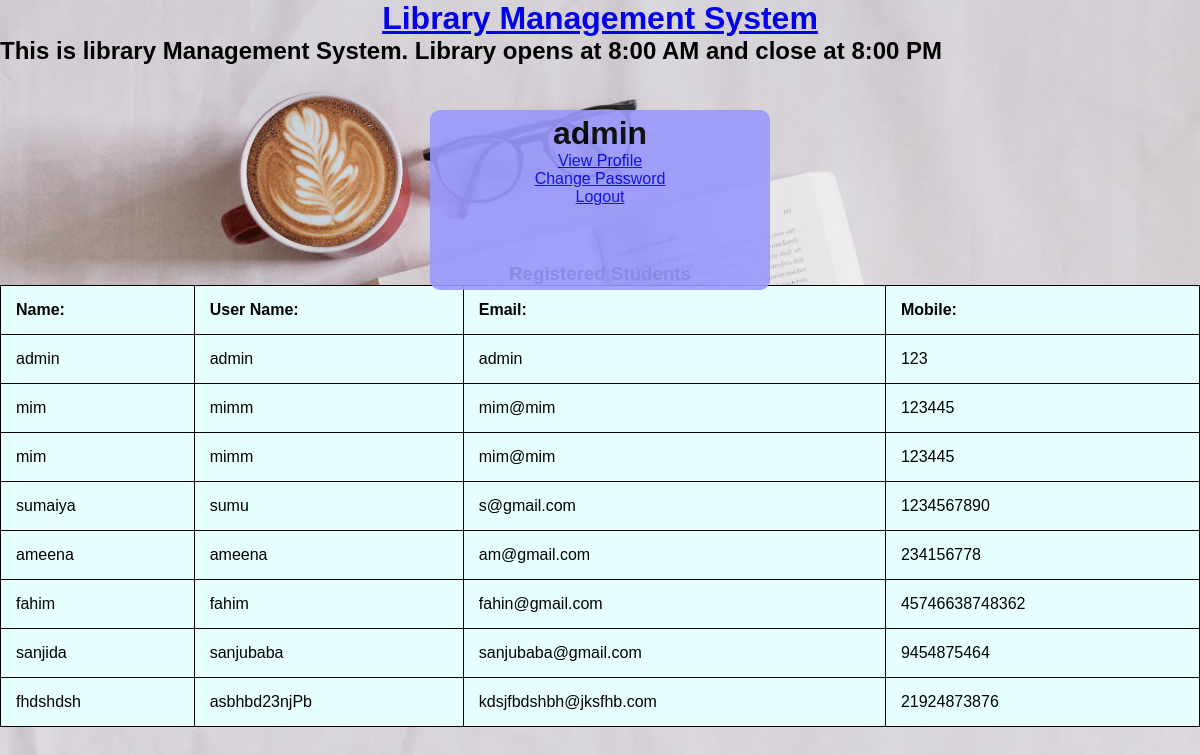
The page /admin/registered_student_list.php (signed in) on the database its author committed.
### tables this page shows
CREATE TABLE `users` (
  `uid` int(11) NOT NULL,
  `name` varchar(250) NOT NULL,
  `username` varchar(250) NOT NULL,
  `email` varchar(250) NOT NULL,
  `password` varchar(250) NOT NULL,
  `mobile` varchar(250) NOT NULL
);

### admin/registered_student_list.php (the view, shortened to what this page needs)
<?php
	$connection = mysqli_connect("localhost","root","");
	$query = "select DISTINCT * from users";
?>
<!DOCTYPE html>
<html>
<head>
</head>
<body>
	<h1 align='center'><a href='admin_dashboard.php'>Library Management System</a></h1>
	<h2><span style="color: black"><marquee behavior="scroll" direction="left"
           onmouseover="this.stop();"
           onmouseout="this.start();"><b>This is library Management System. Library opens at 8:00 AM and close at 8:00 PM</b></marquee></span></h2><br><br>
	<div class="box">
  <?php
     if(isset($_SESSION["name"]))
     {
         echo "<h1 align='center'>".$_SESSION["name"]."</h1>";
				 echo "<p align='center'><a href='view_profile.php'>View Profile</a></p>";
				 echo "<p align='center'><a href='change_password.php'>Change Password</a></p>";
         echo "<p align='center'><a href='logout.php'>Logout</a></p>";
     }
     else
     {
          header('location:login.php');
     }
     ?></div><br><br><br><br><br><br>
<div align="center" class="row">
	<div class="col-md-2"></div><br><br><br>
	<div class="col-md-8">
		<h3>Registered Students</h3>
		<form >
			<table class="table-bordered" style="text-align: center">
				<tr>
					<th>Name:</th>
					<th>User Name:</th>
					<th>Email:</th>
					<th>Mobile:</th>
				</tr>
				<?php
					$query_run = mysqli_query($connection,$query);
					while($row = mysqli_fetch_assoc($query_run)){
						$name = $row['name'];
            $username = $row['username'];
						$email = $row['email'];
						$mobile = $row['mobile'];
				?>
						<tr>
							<td><?php echo $name;?></td>
              <td><?php echo $username;?></td>
							<td><?php echo $email;?></td>
							<td><?php echo $mobile;?></td>
						</tr>
						<?php
					}
				?>
			</table>
		</form>
	</div>
</div>
</body>
</html>

### admin/registered_student_list.php (style rules this page uses)
* { margin: 0; padding: 0; -webkit-box-sizing: border-box; -moz-box-sizing: border-box; box-sizing: border-box; }
body { margin: 0; padding: 0; background: url(9.jpg); background-size: 100%; background-position: center; font-family: sans-serif; }
.box { width: 340px; height: 180px; background: #9999ff; color: black; top: 25%; left: 50%; position: absolute; transform: translate(-50%,-50%); box-sizing: border-box; padding: 5px 15px; border-radius: 10px; opacity: 0.9; }
table { width:100%; }
table, th, td { border: 1px solid black; border-collapse: collapse; background-color: #e6ffff; }
th, td { padding: 15px; text-align: left; }

### rows shown on the page
users: name "admin", username "admin", email "admin", mobile "123"
users: name "mim", username "mimm", email "mim@mim", mobile "123445"
users: name "mim", username "mimm", email "mim@mim", mobile "123445"
users: name "sumaiya", username "sumu", email "s@gmail.com", mobile "1234567890"
users: name "ameena", username "ameena", email "am@gmail.com", mobile "234156778"
users: name "fahim", username "fahim", email "fahin@gmail.com", mobile "45746638748362"
users: name "sanjida", username "sanjubaba", email "sanjubaba@gmail.com", mobile "9454875464"
users: name "fhdshdsh", username "asbhbd23njPb", email "kdsjfbdshbh@jksfhb.com", mobile "21924873876"

### other values the page prints
$_SESSION["name"] "admin"
